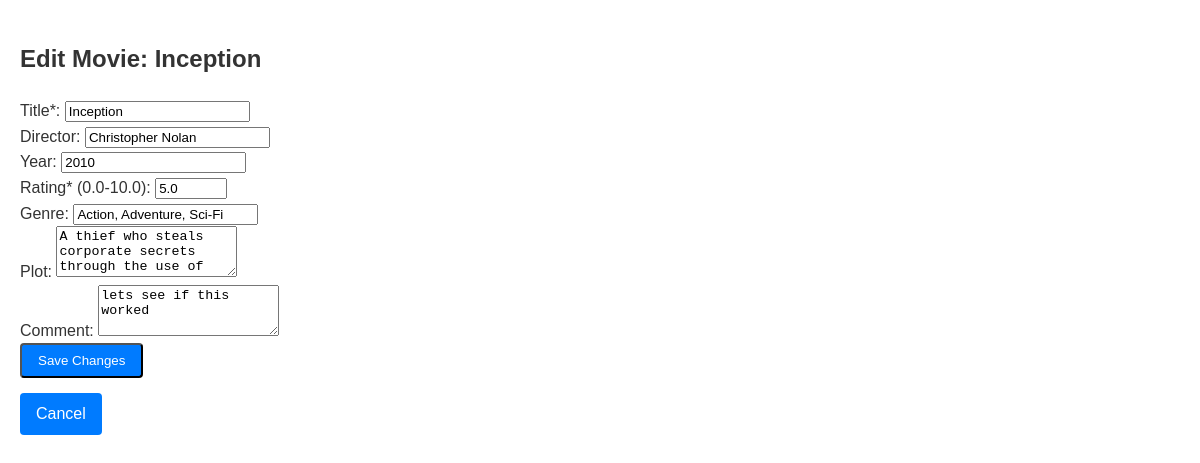
The page /user/1/update_movie/5 on the database as committed earlier.
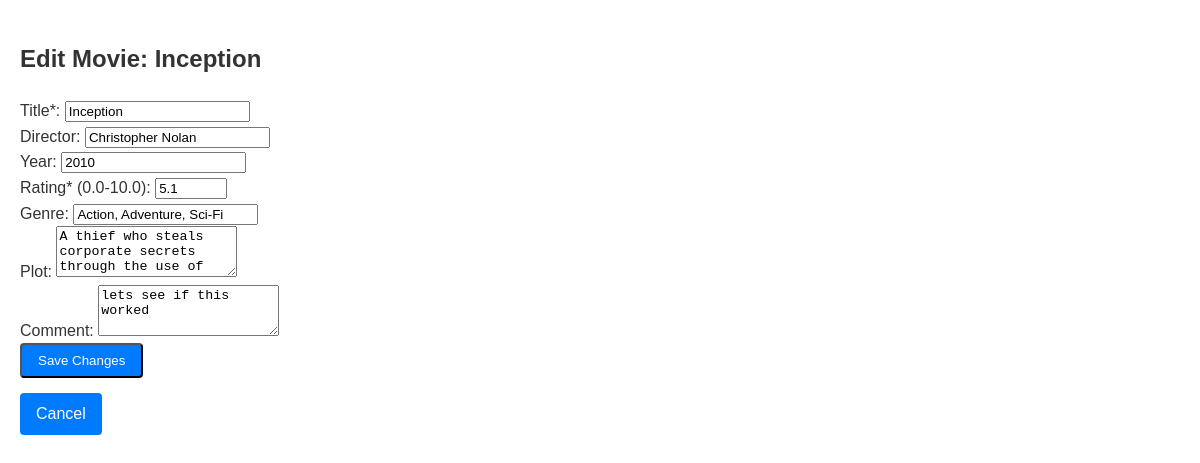
The same page on the database as committed later.
### models.py (models this page shows)
class Movie(Base):
    __tablename__ = "movies"
    id = Column(Integer, primary_key=True)
    user_id = Column(Integer, ForeignKey("users.id"))
    title = Column(String, nullable=False)
    director = Column(String)
    writer = Column(String)
    actors = Column(String)
    year = Column(Integer)
    rating = Column(Float, CheckConstraint('rating >= 0 AND rating <= 10'))
    genre = Column(String)
    runtime = Column(String)
    plot = Column(Text)
    comment = Column(Text)
    user = relationship("User", back_populates="movies")

### app.py (the view, shortened to what this page needs)
@app.route('/user/<int:user_id>/update_movie/<int:movie_id>', methods=['GET', 'POST'])
def update_movie(user_id, movie_id):
    movie = data_manager.get_movie_by_id(movie_id)
    if not movie:
        flash("Movie not found!", "error")  # Roter Alert
        return redirect(url_for('user_movies', user_id=user_id))
    return render_template('edit_movie.html', user_id=user_id, movie=movie)

### data_manager/sqlite_data_manager.py (called while the page is built)
    def get_movie_by_id(self, movie_id):
        session = self.Session()
        try:
            return session.query(Movie).filter_by(id=movie_id).first()
        finally:
            session.close()

### templates/edit_movie.html
{% extends "base.html" %}
{% block content %}
  <h2>Edit Movie: {{ movie.title }}</h2>
  <form method="post">
    <label for="title">Title*:</label>
    <input type="text" id="title" name="title" value="{{ movie.title }}" required><br>
    <label for="director">Director:</label>
    <input type="text" id="director" name="director" value="{{ movie.director or '' }}"><br>
    <label for="year">Year:</label>
    <input type="number" id="year" name="year" value="{{ movie.year or '' }}" min="1888"><br>
    <label for="rating">Rating* (0.0-10.0):</label>
    <input type="number" id="rating" name="rating" value="{{ movie.rating }}" min="0" max="10" step="0.1" required><br>
    <label for="genre">Genre:</label>
    <input type="text" id="genre" name="genre" value="{{ movie.genre or '' }}"><br>
    <label for="plot">Plot:</label>
    <textarea id="plot" name="plot" rows="3">{{ movie.plot or '' }}</textarea><br>
    <label for="comment">Comment:</label>
    <textarea id="comment" name="comment" rows="3">{{ movie.comment or '' }}</textarea><br>
    <button type="submit" class="btn">Save Changes</button>
  </form>
  <a href="{{ url_for('user_movies', user_id=user_id) }}" class="btn">Cancel</a>
{% endblock %}

Rows that differ between the two databases and show on the page:
changed Movie "Inception": rating "5.0" → "5.1"
